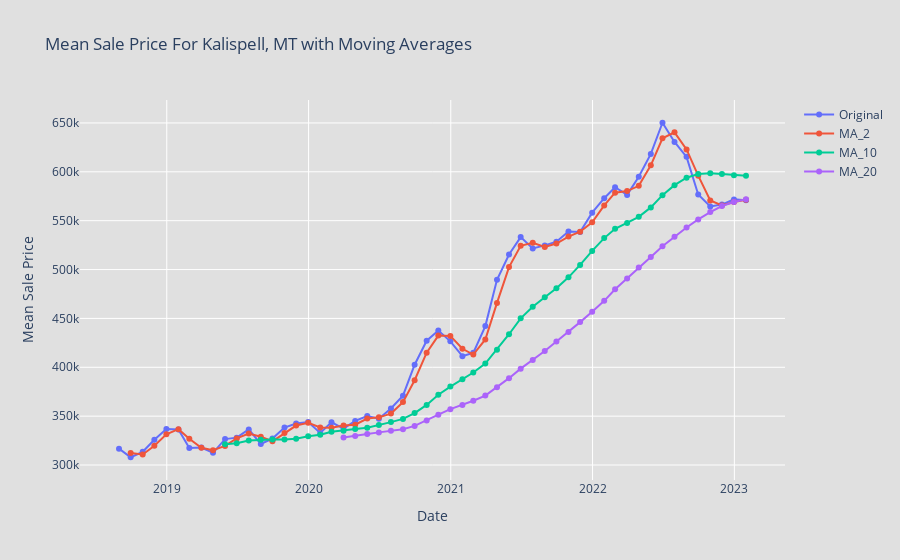

Write notebook code for a chart like this one.
### Code cell
# Calculate Moving Averages
windows = [2, 10, 20]  # Example window sizes: small, medium, large
for window in windows:
    df_filtered1[f'MA_{window}'] = df_filtered1['Mean Sale Price'].rolling(window=window).mean()

# Visualization using Plotly
fig = go.Figure()

# Plotting original data
fig.add_trace(go.Scatter(x=df_filtered1['date'], y=df_filtered1['Mean Sale Price'], 
                         mode='lines+markers', name='Original'))

# Plotting Moving Averages
for window in windows:
    fig.add_trace(go.Scatter(x=df_filtered1['date'], y=df_filtered1[f'MA_{window}'],
                             mode='lines+markers', name=f'MA_{window}'))

fig.update_layout(
    title='Mean Sale Price For Kalispell, MT with Moving Averages',
    xaxis_title='Date',
    yaxis_title='Mean Sale Price',
    template='plotly',
    plot_bgcolor='#E0E0E0',
    paper_bgcolor='#E0E0E0'
)
fig.show()
